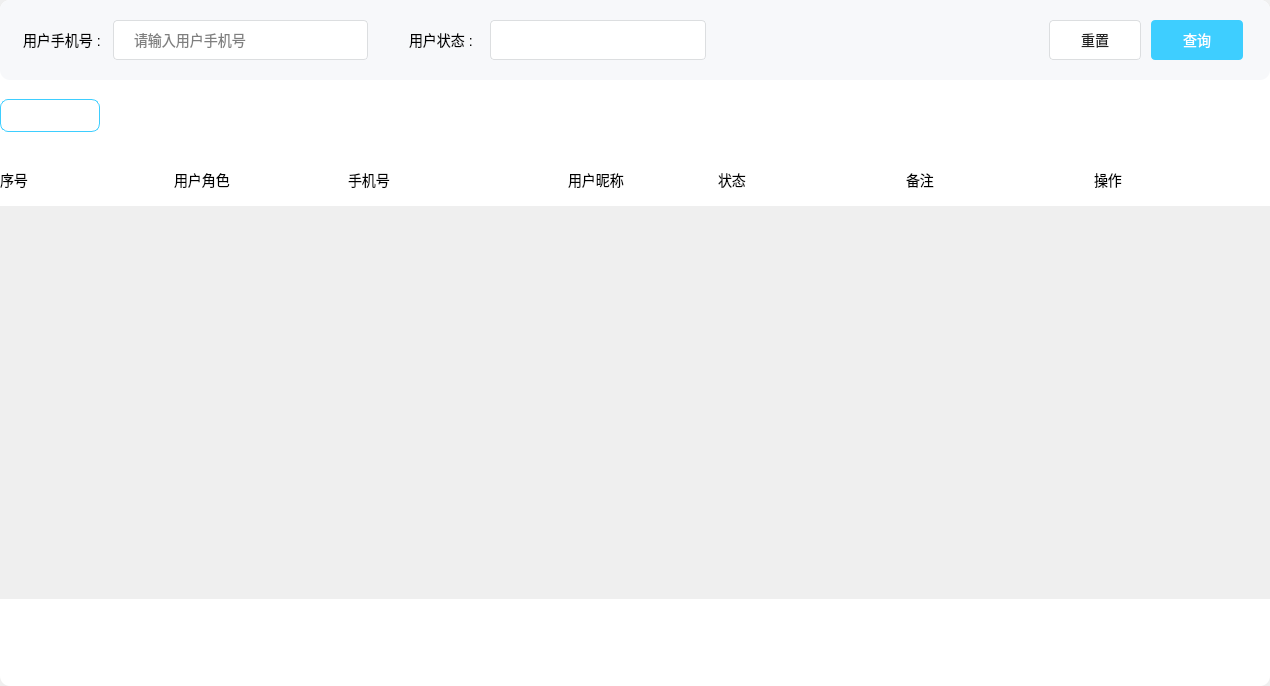
<?xml version="1.0" encoding="UTF-8"?>
<ui version="4.0">
 <class>RoleTable</class>
 <widget class="QWidget" name="RoleTable">
  <property name="geometry">
   <rect>
    <x>0</x>
    <y>0</y>
    <width>1270</width>
    <height>686</height>
   </rect>
  </property>
  <property name="windowTitle">
   <string>Form</string>
  </property>
  <layout class="QVBoxLayout" name="verticalLayout">
   <property name="spacing">
    <number>0</number>
   </property>
   <property name="leftMargin">
    <number>0</number>
   </property>
   <property name="topMargin">
    <number>0</number>
   </property>
   <property name="rightMargin">
    <number>0</number>
   </property>
   <property name="bottomMargin">
    <number>0</number>
   </property>
   <item>
    <widget class="QWidget" name="roleTableBg" native="true">
     <property name="styleSheet">
      <string notr="true">#roleTableBg{
    /*background-color : #F7F8FA;*/
    background-color : #FFFFFF;
    border-radius : 10px;
}

*{
     font-family : 微软雅黑;
     font-size :14px;
}</string>
     </property>
     <layout class="QVBoxLayout" name="verticalLayout_2">
      <property name="spacing">
       <number>0</number>
      </property>
      <property name="leftMargin">
       <number>0</number>
      </property>
      <property name="topMargin">
       <number>0</number>
      </property>
      <property name="rightMargin">
       <number>0</number>
      </property>
      <property name="bottomMargin">
       <number>0</number>
      </property>
      <item>
       <widget class="QWidget" name="inputArea" native="true">
        <property name="minimumSize">
         <size>
          <width>0</width>
          <height>80</height>
         </size>
        </property>
        <property name="maximumSize">
         <size>
          <width>16777215</width>
          <height>80</height>
         </size>
        </property>
        <property name="styleSheet">
         <string notr="true">#inputArea{
border-radius : 10px;
background-color : #F7F8FA;
}</string>
        </property>
        <layout class="QHBoxLayout" name="horizontalLayout">
         <property name="spacing">
          <number>41</number>
         </property>
         <property name="leftMargin">
          <number>23</number>
         </property>
         <property name="topMargin">
          <number>0</number>
         </property>
         <property name="rightMargin">
          <number>27</number>
         </property>
         <property name="bottomMargin">
          <number>0</number>
         </property>
         <item>
          <widget class="QWidget" name="adminPhoneBox" native="true">
           <property name="minimumSize">
            <size>
             <width>345</width>
             <height>0</height>
            </size>
           </property>
           <property name="maximumSize">
            <size>
             <width>345</width>
             <height>16777215</height>
            </size>
           </property>
           <property name="styleSheet">
            <string notr="true"/>
           </property>
           <layout class="QHBoxLayout" name="horizontalLayout_2">
            <property name="spacing">
             <number>8</number>
            </property>
            <property name="leftMargin">
             <number>0</number>
            </property>
            <property name="topMargin">
             <number>0</number>
            </property>
            <property name="rightMargin">
             <number>0</number>
            </property>
            <property name="bottomMargin">
             <number>0</number>
            </property>
            <item>
             <widget class="QLabel" name="phoneLabel">
              <property name="text">
               <string>用户手机号 : </string>
              </property>
             </widget>
            </item>
            <item>
             <widget class="QLineEdit" name="phone">
              <property name="minimumSize">
               <size>
                <width>0</width>
                <height>40</height>
               </size>
              </property>
              <property name="maximumSize">
               <size>
                <width>16777215</width>
                <height>40</height>
               </size>
              </property>
              <property name="styleSheet">
               <string notr="true">#phone{
background : #FFFFFF;
border-radius : 4px;
border : 1px solid #DCDEE0;
padding-left : 18px;
}</string>
              </property>
              <property name="placeholderText">
               <string>请输入用户手机号</string>
              </property>
             </widget>
            </item>
           </layout>
          </widget>
         </item>
         <item>
          <widget class="QWidget" name="adminStatusBox" native="true">
           <property name="minimumSize">
            <size>
             <width>297</width>
             <height>0</height>
            </size>
           </property>
           <property name="maximumSize">
            <size>
             <width>297</width>
             <height>16777215</height>
            </size>
           </property>
           <property name="styleSheet">
            <string notr="true"/>
           </property>
           <layout class="QHBoxLayout" name="horizontalLayout_3">
            <property name="spacing">
             <number>7</number>
            </property>
            <property name="leftMargin">
             <number>0</number>
            </property>
            <property name="topMargin">
             <number>0</number>
            </property>
            <property name="rightMargin">
             <number>0</number>
            </property>
            <property name="bottomMargin">
             <number>0</number>
            </property>
            <item>
             <widget class="QLabel" name="status">
              <property name="minimumSize">
               <size>
                <width>74</width>
                <height>0</height>
               </size>
              </property>
              <property name="maximumSize">
               <size>
                <width>74</width>
                <height>16777215</height>
               </size>
              </property>
              <property name="text">
               <string>用户状态 : </string>
              </property>
             </widget>
            </item>
            <item>
             <widget class="QComboBox" name="userStatus">
              <property name="minimumSize">
               <size>
                <width>0</width>
                <height>40</height>
               </size>
              </property>
              <property name="maximumSize">
               <size>
                <width>16777215</width>
                <height>40</height>
               </size>
              </property>
              <property name="styleSheet">
               <string notr="true">#userStatus {
background-color: #FFFFFF;
border: 1px solid #DCDEE0;
border-radius: 4px;
color: #222222;
padding-left: 16px;
line-height: 40px;
}
#userStatus::drop-down {
border: none;
width: 33px;
}
#userStatus::down-arrow {
width: 15px;
background-color: transparent;
image: url(:/images/admin/triangle.png);
}
#userStatus QAbstractItemView {
outline: 0px;
}
#userStatus QAbstractItemView::item {
color: #222222;
padding-left:16px;
background-color: #FFFFFF;
height: 30px;
}
#userStatus QAbstractItemView::item:selected {
background-color: #409CE1;
color: #FFFFFF;
}</string>
              </property>
             </widget>
            </item>
           </layout>
          </widget>
         </item>
         <item>
          <spacer name="horizontalSpacer">
           <property name="orientation">
            <enum>Qt::Orientation::Horizontal</enum>
           </property>
           <property name="sizeHint" stdset="0">
            <size>
             <width>40</width>
             <height>20</height>
            </size>
           </property>
          </spacer>
         </item>
         <item>
          <widget class="QWidget" name="btnOperatorBox" native="true">
           <property name="minimumSize">
            <size>
             <width>194</width>
             <height>0</height>
            </size>
           </property>
           <property name="maximumSize">
            <size>
             <width>194</width>
             <height>16777215</height>
            </size>
           </property>
           <property name="styleSheet">
            <string notr="true"/>
           </property>
           <layout class="QHBoxLayout" name="horizontalLayout_4">
            <property name="spacing">
             <number>10</number>
            </property>
            <property name="leftMargin">
             <number>0</number>
            </property>
            <property name="topMargin">
             <number>0</number>
            </property>
            <property name="rightMargin">
             <number>0</number>
            </property>
            <property name="bottomMargin">
             <number>0</number>
            </property>
            <item>
             <widget class="QPushButton" name="resetBtn">
              <property name="minimumSize">
               <size>
                <width>0</width>
                <height>40</height>
               </size>
              </property>
              <property name="maximumSize">
               <size>
                <width>16777215</width>
                <height>40</height>
               </size>
              </property>
              <property name="styleSheet">
               <string notr="true">#resetBtn{
color : #222222;
background-color: #FFFFFF;
border-radius: 4px;
border: 1px solid #DCDEE0;
}</string>
              </property>
              <property name="text">
               <string>重置</string>
              </property>
             </widget>
            </item>
            <item>
             <widget class="QPushButton" name="queryBtn">
              <property name="minimumSize">
               <size>
                <width>0</width>
                <height>40</height>
               </size>
              </property>
              <property name="maximumSize">
               <size>
                <width>16777215</width>
                <height>40</height>
               </size>
              </property>
              <property name="styleSheet">
               <string notr="true">#queryBtn{
color : #FFFFFF;
background-color: #3ECEFF;
border-radius: 4px;
}</string>
              </property>
              <property name="text">
               <string>查询</string>
              </property>
             </widget>
            </item>
           </layout>
          </widget>
         </item>
        </layout>
       </widget>
      </item>
      <item>
       <widget class="QWidget" name="insertBtnArea" native="true">
        <property name="minimumSize">
         <size>
          <width>0</width>
          <height>74</height>
         </size>
        </property>
        <property name="maximumSize">
         <size>
          <width>16777215</width>
          <height>74</height>
         </size>
        </property>
        <property name="styleSheet">
         <string notr="true"/>
        </property>
        <widget class="QLabel" name="addLabel">
         <property name="geometry">
          <rect>
           <x>25</x>
           <y>33</y>
           <width>12</width>
           <height>12</height>
          </rect>
         </property>
         <property name="styleSheet">
          <string notr="true">#addLabel{
    border-image : url(&quot;:/images/admin/add.png&quot;);
}</string>
         </property>
         <property name="text">
          <string/>
         </property>
        </widget>
        <widget class="QPushButton" name="insertBtn">
         <property name="geometry">
          <rect>
           <x>0</x>
           <y>19</y>
           <width>100</width>
           <height>33</height>
          </rect>
         </property>
         <property name="styleSheet">
          <string notr="true">#insertBtn{
    border : none;
    color : #3ECEFF;
    background-color : #FFFFFF;
    border-radius : 8px;
    border: 1px solid #3ECEFF;
    padding : 10px 25px 10px 47px;
}</string>
         </property>
         <property name="text">
          <string/>
         </property>
        </widget>
       </widget>
      </item>
      <item>
       <widget class="QWidget" name="tableTitleArea" native="true">
        <property name="minimumSize">
         <size>
          <width>0</width>
          <height>52</height>
         </size>
        </property>
        <property name="maximumSize">
         <size>
          <width>16777215</width>
          <height>52</height>
         </size>
        </property>
        <property name="styleSheet">
         <string notr="true">#tableTittleArea{
    background-color : #EBFAFF;
    border-top-left-radius : 10px;
    border-top-right-radius : 10px;
    border-bottom-left-radius : 0px;
    border-bottom-right-radius : 0px;
}

#tableTittleArea QLabel{
     font-weight : bold;
     color : #222222;
     line-height : 20px;
}</string>
        </property>
        <layout class="QHBoxLayout" name="horizontalLayout_5">
         <property name="spacing">
          <number>0</number>
         </property>
         <property name="leftMargin">
          <number>0</number>
         </property>
         <property name="topMargin">
          <number>0</number>
         </property>
         <property name="rightMargin">
          <number>0</number>
         </property>
         <property name="bottomMargin">
          <number>0</number>
         </property>
         <item>
          <widget class="QLabel" name="idLabel">
           <property name="minimumSize">
            <size>
             <width>174</width>
             <height>0</height>
            </size>
           </property>
           <property name="maximumSize">
            <size>
             <width>174</width>
             <height>16777215</height>
            </size>
           </property>
           <property name="text">
            <string>序号</string>
           </property>
          </widget>
         </item>
         <item>
          <widget class="QLabel" name="roleLabel">
           <property name="minimumSize">
            <size>
             <width>174</width>
             <height>0</height>
            </size>
           </property>
           <property name="maximumSize">
            <size>
             <width>174</width>
             <height>16777215</height>
            </size>
           </property>
           <property name="text">
            <string>用户角色</string>
           </property>
          </widget>
         </item>
         <item>
          <widget class="QLabel" name="telphoneLabel">
           <property name="minimumSize">
            <size>
             <width>220</width>
             <height>0</height>
            </size>
           </property>
           <property name="maximumSize">
            <size>
             <width>220</width>
             <height>16777215</height>
            </size>
           </property>
           <property name="text">
            <string>手机号</string>
           </property>
          </widget>
         </item>
         <item>
          <widget class="QLabel" name="nameLabel">
           <property name="minimumSize">
            <size>
             <width>150</width>
             <height>0</height>
            </size>
           </property>
           <property name="maximumSize">
            <size>
             <width>150</width>
             <height>16777215</height>
            </size>
           </property>
           <property name="text">
            <string>用户昵称</string>
           </property>
          </widget>
         </item>
         <item>
          <widget class="QLabel" name="statusLabel">
           <property name="minimumSize">
            <size>
             <width>188</width>
             <height>0</height>
            </size>
           </property>
           <property name="maximumSize">
            <size>
             <width>188</width>
             <height>16777215</height>
            </size>
           </property>
           <property name="text">
            <string>状态</string>
           </property>
          </widget>
         </item>
         <item>
          <widget class="QLabel" name="commentLabel">
           <property name="minimumSize">
            <size>
             <width>188</width>
             <height>0</height>
            </size>
           </property>
           <property name="maximumSize">
            <size>
             <width>188</width>
             <height>16777215</height>
            </size>
           </property>
           <property name="text">
            <string>备注</string>
           </property>
          </widget>
         </item>
         <item>
          <widget class="QLabel" name="operationLabel">
           <property name="text">
            <string>操作</string>
           </property>
          </widget>
         </item>
        </layout>
       </widget>
      </item>
      <item>
       <widget class="QWidget" name="adminInfoArea" native="true">
        <property name="minimumSize">
         <size>
          <width>0</width>
          <height>408</height>
         </size>
        </property>
        <property name="maximumSize">
         <size>
          <width>16777215</width>
          <height>408</height>
         </size>
        </property>
        <property name="styleSheet">
         <string notr="true"/>
        </property>
        <layout class="QVBoxLayout" name="verticalLayout_3">
         <property name="spacing">
          <number>0</number>
         </property>
         <property name="leftMargin">
          <number>0</number>
         </property>
         <property name="topMargin">
          <number>0</number>
         </property>
         <property name="rightMargin">
          <number>0</number>
         </property>
         <property name="bottomMargin">
          <number>15</number>
         </property>
         <item>
          <widget class="QScrollArea" name="scrollArea">
           <property name="styleSheet">
            <string notr="true">#scrollArea {
border : none;
background-color: #FFFFFF;
}
QScrollBar:vertical{ /*垂直滚动条*/
border : none;
background-color : #FFFFFF;
width : 10px;
}
QScrollBar::handle:vertical{ /*设置垂直滚动条⼿柄*/
border : none;
border-radius : 5px;
background-color : #E8E8E8;
min-height: 134px;
}
QScrollBar::up-arrow:vertical, QScrollBar::down-arrow:vertical {
border:none;
width: 0px;
height: 0px;
}
QScrollBar:horizontal {
height: 0px;
}</string>
           </property>
           <property name="widgetResizable">
            <bool>true</bool>
           </property>
           <widget class="QWidget" name="scrollAreaWidgetContents">
            <property name="geometry">
             <rect>
              <x>0</x>
              <y>0</y>
              <width>1270</width>
              <height>393</height>
             </rect>
            </property>
            <layout class="QVBoxLayout" name="layout">
             <property name="spacing">
              <number>0</number>
             </property>
             <property name="leftMargin">
              <number>0</number>
             </property>
             <property name="topMargin">
              <number>0</number>
             </property>
             <property name="rightMargin">
              <number>0</number>
             </property>
             <property name="bottomMargin">
              <number>0</number>
             </property>
            </layout>
           </widget>
          </widget>
         </item>
        </layout>
       </widget>
      </item>
      <item>
       <widget class="QWidget" name="PaginatorArea" native="true">
        <property name="styleSheet">
         <string notr="true"/>
        </property>
       </widget>
      </item>
     </layout>
    </widget>
   </item>
  </layout>
 </widget>
 <resources/>
 <connections/>
</ui>
